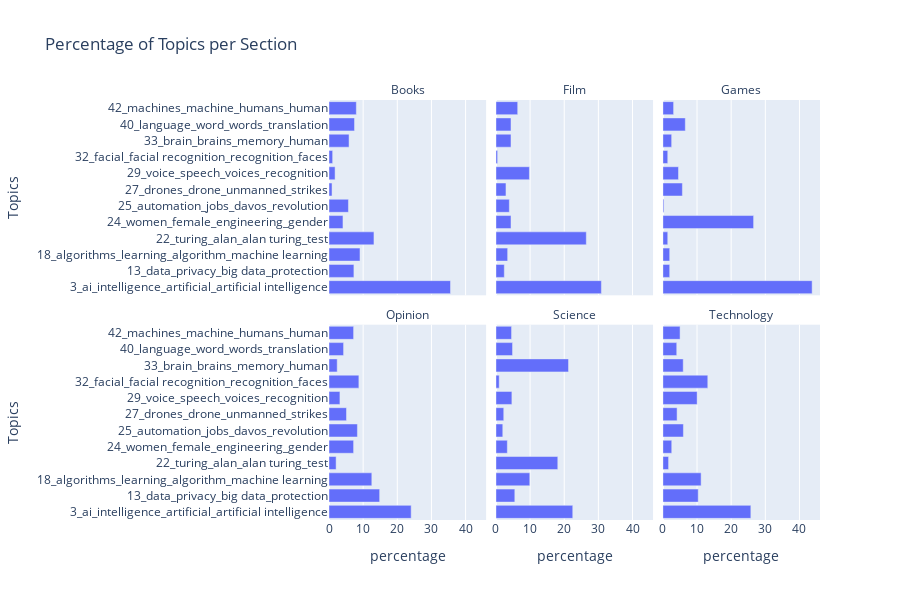

The code cell stored with this chart in its notebook:
### Code cell
fig_section.update_layout(height=600, width=900)

### Figure 1 — Plotly figure (JSON) as saved in the notebook; plotly's stock layout.template omitted (floating-point values rounded to 4 significant figures)
{"data": [{"alignmentgroup": "True", "hovertemplate": "section_name=Books<br>percentage=%{x}<br>Topics=%{y}<extra></extra>", "legendgroup": "", "marker": {"color": "#636efa", "pattern": {"shape": ""}}, "name": "", "offsetgroup": "", "orientation": "h", "showlegend": false, "textposition": "auto", "type": "bar", "x": [35.59, 7.295, 9.075, 13.17, 4.093, 5.694, 0.8897, 1.779, 1.068, 5.872, 7.473, 8.007], "xaxis": "x4", "y": ["3_ai_intelligence_artificial_artificial intelligence", "13_data_privacy_big data_protection", "18_algorithms_learning_algorithm_machine learning", "22_turing_alan_alan turing_test", "24_women_female_engineering_gender", "25_automation_jobs_davos_revolution", "27_drones_drone_unmanned_strikes", "29_voice_speech_voices_recognition", "32_facial_facial recognition_recognition_faces", "33_brain_brains_memory_human", "40_language_word_words_translation", "42_machines_machine_humans_human"], "yaxis": "y4"}, {"alignmentgroup": "True", "hovertemplate": "section_name=Film<br>percentage=%{x}<br>Topics=%{y}<extra></extra>", "legendgroup": "", "marker": {"color": "#636efa", "pattern": {"shape": ""}}, "name": "", "offsetgroup": "", "orientation": "h", "showlegend": false, "textposition": "auto", "type": "bar", "x": [30.88, 2.451, 3.431, 26.47, 4.412, 3.922, 2.941, 9.804, 0.4902, 4.412, 4.412, 6.373], "xaxis": "x5", "y": ["3_ai_intelligence_artificial_artificial intelligence", "13_data_privacy_big data_protection", "18_algorithms_learning_algorithm_machine learning", "22_turing_alan_alan turing_test", "24_women_female_engineering_gender", "25_automation_jobs_davos_revolution", "27_drones_drone_unmanned_strikes", "29_voice_speech_voices_recognition", "32_facial_facial recognition_recognition_faces", "33_brain_brains_memory_human", "40_language_word_words_translation", "42_machines_machine_humans_human"], "yaxis": "y5"}, {"alignmentgroup": "True", "hovertemplate": "section_name=Games<br>percentage=%{x}<br>Topics=%{y}<extra></extra>", "legendgroup": "", "marker": {"color": "#636efa", "pattern": {"shape": ""}}, "name": "", "offsetgroup": "", "orientation": "h", "showlegend": false, "textposition": "auto", "type": "bar", "x": [43.71, 2, 2, 1.429, 26.57, 0.2857, 5.714, 4.571, 1.429, 2.571, 6.571, 3.143], "xaxis": "x6", "y": ["3_ai_intelligence_artificial_artificial intelligence", "13_data_privacy_big data_protection", "18_algorithms_learning_algorithm_machine learning", "22_turing_alan_alan turing_test", "24_women_female_engineering_gender", "25_automation_jobs_davos_revolution", "27_drones_drone_unmanned_strikes", "29_voice_speech_voices_recognition", "32_facial_facial recognition_recognition_faces", "33_brain_brains_memory_human", "40_language_word_words_translation", "42_machines_machine_humans_human"], "yaxis": "y6"}, {"alignmentgroup": "True", "hovertemplate": "section_name=Opinion<br>percentage=%{x}<br>Topics=%{y}<extra></extra>", "legendgroup": "", "marker": {"color": "#636efa", "pattern": {"shape": ""}}, "name": "", "offsetgroup": "", "orientation": "h", "showlegend": false, "textposition": "auto", "type": "bar", "x": [24.07, 14.83, 12.54, 2.081, 7.204, 8.324, 5.123, 3.202, 8.751, 2.401, 4.269, 7.204], "xaxis": "x", "y": ["3_ai_intelligence_artificial_artificial intelligence", "13_data_privacy_big data_protection", "18_algorithms_learning_algorithm_machine learning", "22_turing_alan_alan turing_test", "24_women_female_engineering_gender", "25_automation_jobs_davos_revolution", "27_drones_drone_unmanned_strikes", "29_voice_speech_voices_recognition", "32_facial_facial recognition_recognition_faces", "33_brain_brains_memory_human", "40_language_word_words_translation", "42_machines_machine_humans_human"], "yaxis": "y"}, {"alignmentgroup": "True", "hovertemplate": "section_name=Science<br>percentage=%{x}<br>Topics=%{y}<extra></extra>", "legendgroup": "", "marker": {"color": "#636efa", "pattern": {"shape": ""}}, "name": "", "offsetgroup": "", "orientation": "h", "showlegend": false, "textposition": "auto", "type": "bar", "x": [22.5, 5.529, 9.914, 18.11, 3.337, 2.002, 2.288, 4.671, 0.9533, 21.26, 4.862, 4.576], "xaxis": "x2", "y": ["3_ai_intelligence_artificial_artificial intelligence", "13_data_privacy_big data_protection", "18_algorithms_learning_algorithm_machine learning", "22_turing_alan_alan turing_test", "24_women_female_engineering_gender", "25_automation_jobs_davos_revolution", "27_drones_drone_unmanned_strikes", "29_voice_speech_voices_recognition", "32_facial_facial recognition_recognition_faces", "33_brain_brains_memory_human", "40_language_word_words_translation", "42_machines_machine_humans_human"], "yaxis": "y2"}, {"alignmentgroup": "True", "hovertemplate": "section_name=Technology<br>percentage=%{x}<br>Topics=%{y}<extra></extra>", "legendgroup": "", "marker": {"color": "#636efa", "pattern": {"shape": ""}}, "name": "", "offsetgroup": "", "orientation": "h", "showlegend": false, "textposition": "auto", "type": "bar", "x": [25.76, 10.35, 11.2, 1.67, 2.594, 6.011, 4.161, 10.04, 13.15, 5.959, 4.059, 5.035], "xaxis": "x3", "y": ["3_ai_intelligence_artificial_artificial intelligence", "13_data_privacy_big data_protection", "18_algorithms_learning_algorithm_machine learning", "22_turing_alan_alan turing_test", "24_women_female_engineering_gender", "25_automation_jobs_davos_revolution", "27_drones_drone_unmanned_strikes", "29_voice_speech_voices_recognition", "32_facial_facial recognition_recognition_faces", "33_brain_brains_memory_human", "40_language_word_words_translation", "42_machines_machine_humans_human"], "yaxis": "y3"}], "layout": {"annotations": [{"font": {}, "showarrow": false, "text": "Opinion", "x": 0.16, "xanchor": "center", "xref": "paper", "y": 0.465, "yanchor": "bottom", "yref": "paper"}, {"font": {}, "showarrow": false, "text": "Science", "x": 0.5, "xanchor": "center", "xref": "paper", "y": 0.465, "yanchor": "bottom", "yref": "paper"}, {"font": {}, "showarrow": false, "text": "Technology", "x": 0.84, "xanchor": "center", "xref": "paper", "y": 0.465, "yanchor": "bottom", "yref": "paper"}, {"font": {}, "showarrow": false, "text": "Books", "x": 0.16, "xanchor": "center", "xref": "paper", "y": 1.0, "yanchor": "bottom", "yref": "paper"}, {"font": {}, "showarrow": false, "text": "Film", "x": 0.5, "xanchor": "center", "xref": "paper", "y": 1.0, "yanchor": "bottom", "yref": "paper"}, {"font": {}, "showarrow": false, "text": "Games", "x": 0.84, "xanchor": "center", "xref": "paper", "y": 1.0, "yanchor": "bottom", "yref": "paper"}], "barmode": "relative", "height": 600, "legend": {"tracegroupgap": 0}, "title": {"text": "Percentage of Topics per Section"}, "width": 900, "xaxis": {"anchor": "y", "domain": [0, 0.32], "title": {"text": "percentage"}}, "xaxis2": {"anchor": "y2", "domain": [0.34, 0.66], "matches": "x", "title": {"text": "percentage"}}, "xaxis3": {"anchor": "y3", "domain": [0.68, 1.0], "matches": "x", "title": {"text": "percentage"}}, "xaxis4": {"anchor": "y4", "domain": [0, 0.32], "matches": "x", "showticklabels": false}, "xaxis5": {"anchor": "y5", "domain": [0.34, 0.66], "matches": "x", "showticklabels": false}, "xaxis6": {"anchor": "y6", "domain": [0.68, 1.0], "matches": "x", "showticklabels": false}, "yaxis": {"anchor": "x", "domain": [0, 0.465], "title": {"text": "Topics"}}, "yaxis2": {"anchor": "x2", "domain": [0, 0.465], "matches": "y", "showticklabels": false}, "yaxis3": {"anchor": "x3", "domain": [0, 0.465], "matches": "y", "showticklabels": false}, "yaxis4": {"anchor": "x4", "domain": [0.535, 1.0], "matches": "y", "title": {"text": "Topics"}}, "yaxis5": {"anchor": "x5", "domain": [0.535, 1.0], "matches": "y", "showticklabels": false}, "yaxis6": {"anchor": "x6", "domain": [0.535, 1.0], "matches": "y", "showticklabels": false}}}
